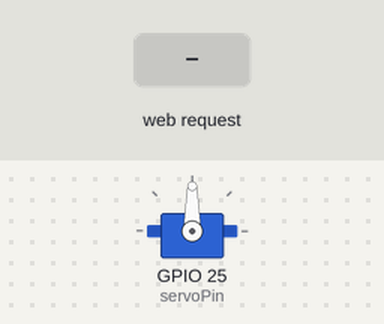
The sketch below on a simulated ESP32. Parts: servo. Inputs (shaded band) come from the test bench. WiFi joins after 1.5 s; servers stay silent unless stated; not simulated (calls return 0 or success): secrets.h; what the sketch prints to the serial monitor is not drawn.

Above: at 2.7 s.
2.8 s: HTTP request GET /servo/0 received
At 3.2 s:
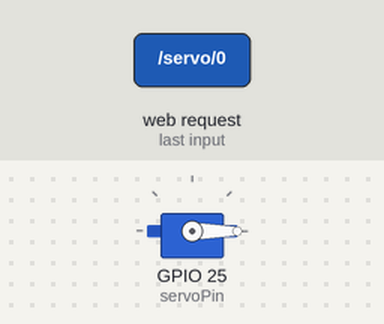
4.3 s: HTTP request GET /servo/180 received
At 5.5 s:
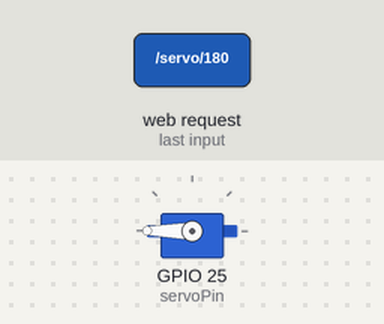
5.8 s: HTTP request GET /servo/90 received
At 6.7 s:
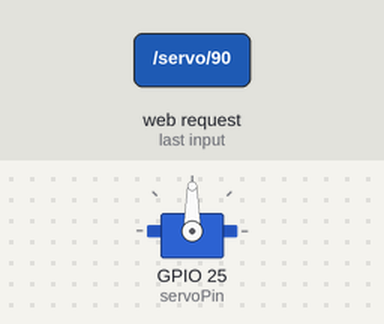
Timing chart, 0 to 8.8 s (numbered marks = the images above; inputs shaded):
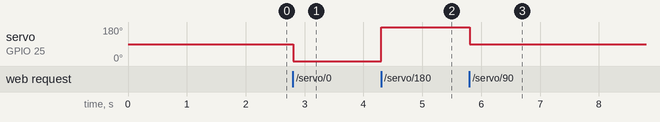

Measured:
- after the input at 2.8 s, servo on GPIO 25 (servoPin): 90° → 0° at once
- after the input at 4.3 s, servo on GPIO 25 (servoPin): 0° → 180° at once
- after the input at 5.8 s, servo on GPIO 25 (servoPin): 180° → 90° at once

The sketch:

ESP32_servo.ino
```cpp
#include <ESP32Servo.h>
#include <WiFi.h>
#include "secrets.h"

char ssid[] = SECRET_SSID;
char pass[] = SECRET_PASS;

// Create a servo object
Servo myServo;

//GPIO for servo signal
const int servoPin = 25;

WiFiServer server(80);

void setup() {
  ESP32PWM::allocateTimer(0);
  ESP32PWM::allocateTimer(1);
  ESP32PWM::allocateTimer(2);
  ESP32PWM::allocateTimer(3);

  myServo.setPeriodHertz(50);

  myServo.attach(servoPin);

  Serial.print("Connecting to ");
  Serial.println(ssid);
  WiFi.begin(ssid, pass);
  while (WiFi.status() != WL_CONNECTED) {
    delay(500);
    Serial.print("Searching...");
  }
  Serial.println("\nWiFi connected");
  Serial.print("IP Address: ");
  Serial.println(WiFi.localIP());

  server.begin();
}

void loop() {
  WiFiClient client = server.available();

  if (client) {
    Serial.println("New Client Connected.");
    String currentLine = "";
    String request = "";

    while (client.connected()) {
      if (client.available()) {
        char c = client.read();
        request += c; // Store the request to analyze it later

        if (c == '\n') {
          // If the line is blank, it's the end of the HTTP request
          if (currentLine.length() == 0) {

            // --- SERVO CONTROL LOGIC ---
            // Check the incoming request string for specific control URLs
            if (request.indexOf("GET /servo/0") >= 0) {
              myServo.write(0);
              Serial.println("Servo moved to 0°");
            } else if (request.indexOf("GET /servo/90") >= 0) {
              myServo.write(90);
              Serial.println("Servo moved to 90°");
            } else if (request.indexOf("GET /servo/180") >= 0) {
              myServo.write(180);
              Serial.println("Servo moved to 180°");
            }

            // --- SEND HTML INTERFACE TO LAPTOP ---
            client.println("HTTP/1.1 200 OK");
            client.println("Content-type:text/html");
            client.println(); // Mandatory blank line after headers

            // HTML Webpage Layout & Styling
            client.println("<!DOCTYPE html><html>");
            client.println("<head><meta name=\"viewport\" content=\"width=device-width, initial-scale=1\">");
            client.println("<style>body { font-family: Arial; text-align: center; margin-top: 50px; }");
            client.println(".button { background-color: #008CBA; border: none; color: white; padding: 16px 32px;");
            client.println("text-decoration: none; font-size: 16px; margin: 4px; cursor: pointer; border-radius: 4px; }</style></head>");

            client.println("<body><h1>ESP32 Servo Control Panel</h1>");
            client.println("<p>Select an angle to rotate the MG90S servo:</p>");

            // Buttons link to the unique URLs handled by the conditional logic above
            client.println("<a href=\"/servo/0\"><button class=\"button\">0&deg;</button></a>");
            client.println("<a href=\"/servo/90\"><button class=\"button\">90&deg;</button></a>");
            client.println("<a href=\"/servo/180\"><button class=\"button\">180&deg;</button></a>");

            client.println("</body></html>");
            break;
          } else {
            currentLine = "";
          }
        } else if (c != '\r') {
          currentLine += c;
        }
      }
    }
    client.stop();
    Serial.println("Client Disconnected.");
  }
}
```
